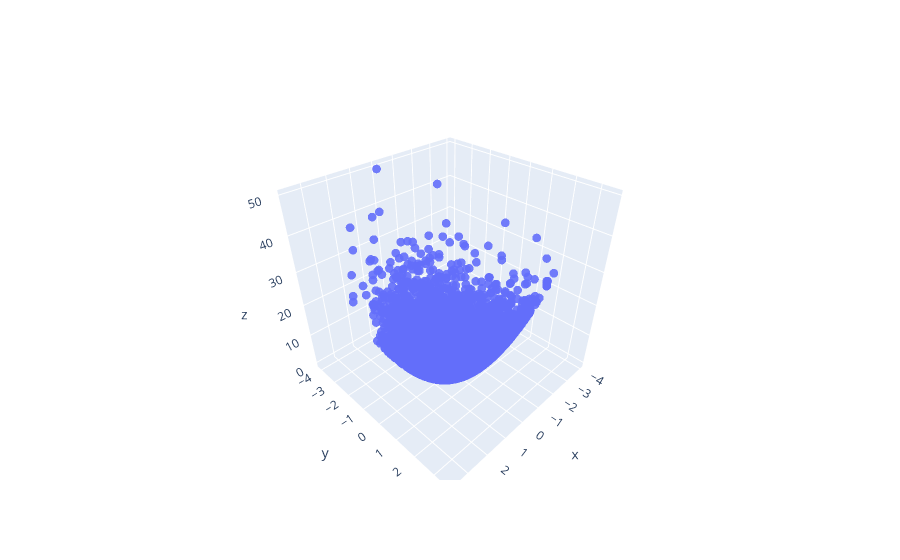

Write notebook code for a chart like this one.
### Code cell
# Plot
fig = go.Figure(data=go.Scatter3d(
    x=collected_values[:, 0], y=collected_values[:, 1], z=collected_values[:, 2],
    mode='markers',
    marker=dict(
        size=3,
        colorscale='Viridis',
        opacity=0.9
    )
))

fig.show()

### Figure 1 — Plotly figure (JSON) as saved in the notebook; plotly's stock layout.template omitted (floating-point values rounded to 4 significant figures; data arrays with more than 128 entries replaced by an {"elided": "..."} marker saying what was removed)
{"data": [{"marker": {"colorscale": [[0, "#440154"], [0.1111, "#482878"], [0.2222, "#3e4989"], [0.3333, "#31688e"], [0.4444, "#26828e"], [0.5556, "#1f9e89"], [0.6667, "#35b779"], [0.7778, "#6ece58"], [0.8889, "#b5de2b"], [1, "#fde725"]], "opacity": 0.9, "size": 3}, "mode": "markers", "type": "scatter3d", "x": {"elided": "10000 float values"}, "y": {"elided": "10000 float values"}, "z": {"elided": "10000 float values"}}], "layout": {}}
